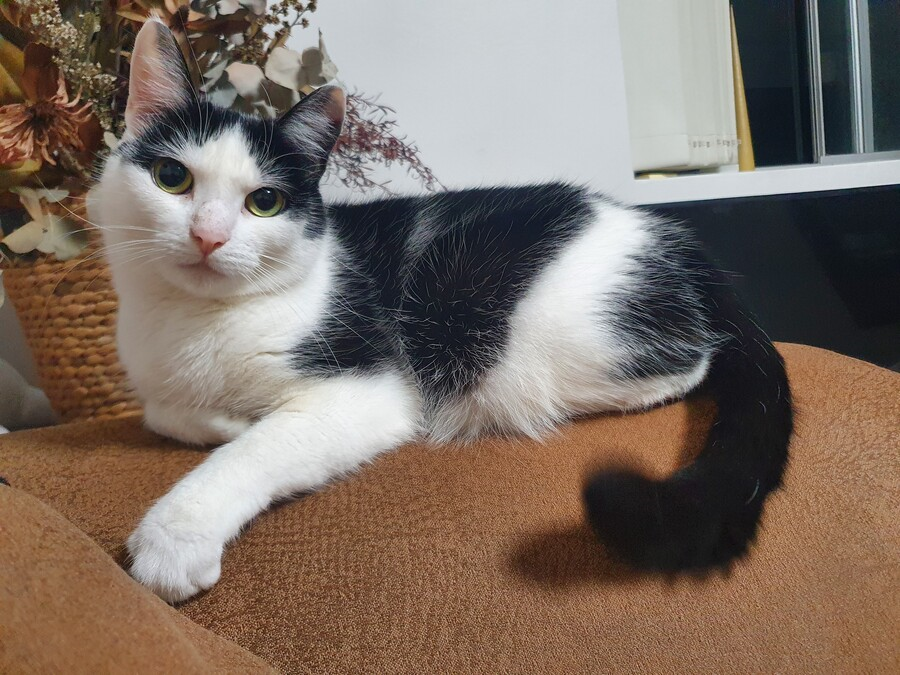
#> input picture HoloExp/Exploration_07_data/cat.png, 900 x 675 px, found by its file name
$ jupyter execute --allow-errors '[E-07]portrait_mode_제출용.ipynb'   (older library calls are emulated)
#> lines starting #> are read from the running program, lines starting #| are printed output that depends on the picture
[cell 1]
import os
import urllib
import cv2
import glob
import numpy as np
from PIL import Image
from pixellib.semantic import semantic_segmentation
from matplotlib import pyplot as plt

# 이미지 불러오기
img_path_cat = os.getenv('HOME')+'/aiffel/human_segmentation/images/cat.png'  #https://bbs.ruliweb.com/community/board/300143/read/55468941 고양이 이미지 출처
img_orig_cat = cv2.imread(img_path_cat)
#> img_orig_cat is the input picture: shape (675, 900, 3); mean B, G, R 100.7, 110.8, 125.3

print(img_orig_cat.shape)
#| (675, 900, 3)
plt.imshow(cv2.cvtColor(img_orig_cat, cv2.COLOR_BGR2RGB))
plt.show()


img_path_ywm = os.getenv('HOME')+'/aiffel/human_segmentation/images/my_ywm.png' #내 사진
img_orig_ywm = cv2.imread(img_path_ywm)
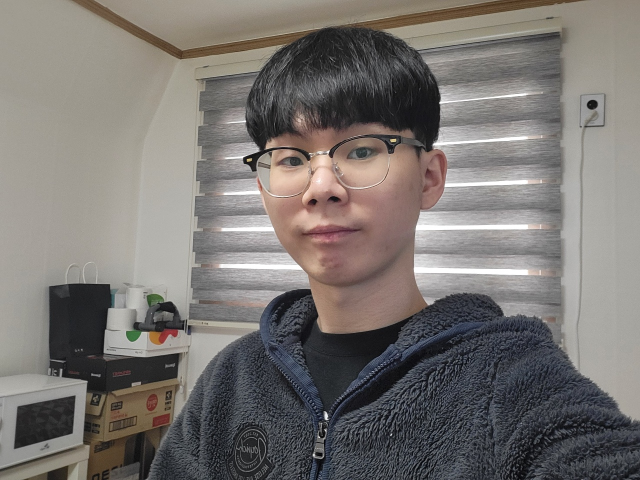
#> input picture HoloExp/Exploration_07_data/my_ywm.png, 1280 x 960 px, found by its file name (shown at 1/2 size)
#> img_orig_ywm is the input picture: shape (960, 1280, 3); mean B, G, R 112.8, 116.1, 120.7

print(img_orig_ywm.shape)
#| (960, 1280, 3)
plt.imshow(cv2.cvtColor(img_orig_ywm, cv2.COLOR_BGR2RGB))
plt.show()


img_path_uni = os.getenv('HOME')+'/aiffel/human_segmentation/images/universe.png'  #http://playwares.com/freegallery/5742615 우주 이미지 출처
img_orig_uni = cv2.imread(img_path_uni)

#원래 크기가 커서 리사이즈 함수로 크기 조정
def img_resize(img_path):
    img = glob.glob(img_path)
    target_size=(1280, 960)
    for img in img:
        old_img=Image.open(img)
        new_img=old_img.resize(target_size,Image.ANTIALIAS)
        new_img.save(img, "png")

img_resize(img_path_uni)

#> (the rest of this cell did not finish here and is left out)

[cell 2]
#PixelLib 모델 다운로드

# 저장할 파일 이름을 결정합니다
model_dir = os.getenv('HOME')+'/aiffel/human_segmentation/models'
model_file = os.path.join(model_dir, 'deeplabv3_xception_tf_dim_ordering_tf_kernels.h5')

# PixelLib가 제공하는 모델의 url입니다
model_url = 'https://github.com/ayoolaolafenwa/PixelLib/releases/download/1.1/deeplabv3_xception_tf_dim_ordering_tf_kernels.h5'

# 다운로드를 시작합니다
urllib.request.urlretrieve(model_url, model_file)
#> (this line was passed over: the network is not available in this run)

#> (a cell that did not finish here is left out)

[cell 4]
# 아래 코드를 이해하지 않아도 좋습니다
# PixelLib에서 그대로 가져온 코드입니다
# 주목해야 할 것은 생상 코드 결과물이예요!
# output 이미지는 BGR순서로 배치되어있고 colormap는 RGB순서이다.
colormap = np.zeros((256, 3), dtype = int)
ind = np.arange(256, dtype=int)

for shift in reversed(range(8)):
    for channel in range(3):
        colormap[:, channel] |= ((ind >> channel) & 1) << shift
    ind >>= 3

colormap[:20]

[cell 5]
#고양이의 색상 코드
print(colormap[8])

#사람의 색상 코드
print(colormap[15])

[cell 6]
#위의 색상 코드는 BRG이므로 RGB에 맞게 순서를 바꿔서 넣어준다.
seg_color_cat = (0, 0, 64)

seg_color_ywm = (128, 128, 192)

#> (a cell that did not finish here is left out)

[cell 8]
img_show_cat = img_orig_cat.copy()
img_show_ywm = img_orig_ywm.copy()

# True과 False인 값을 각각 255과 0으로 바꿔줍니다
#> (the rest of this cell did not finish here and is left out)

[cell 9]
#블러 처리
# (30,30은 blurring kernel size를 뜻합니다
img_orig_blur_cat = cv2.blur(img_orig_cat, (13,13))
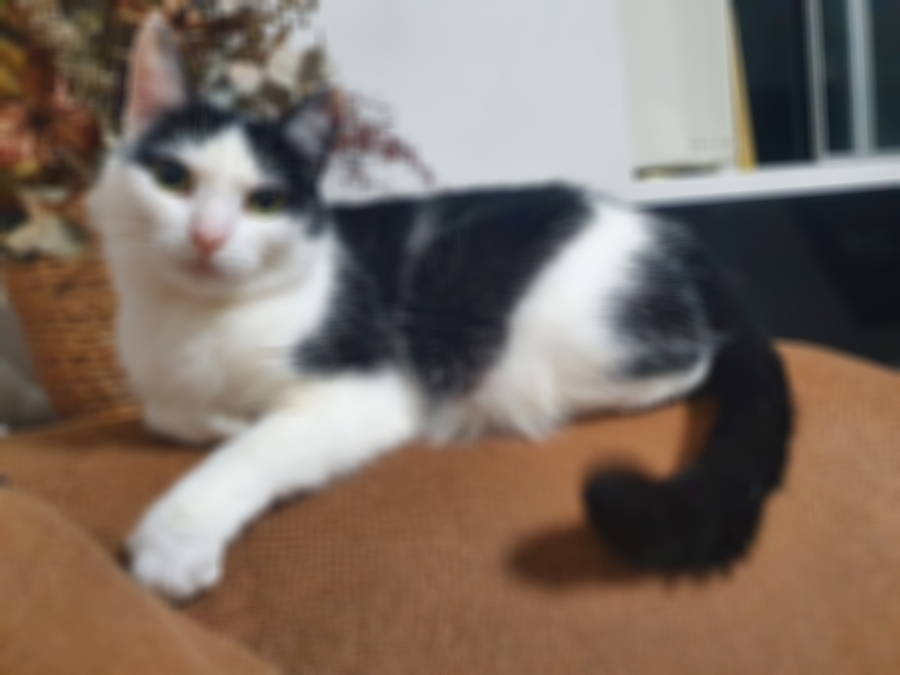
#> img_orig_blur_cat: shape (675, 900, 3); mean B, G, R 100.7, 110.8, 125.3
plt.imshow(cv2.cvtColor(img_orig_blur_cat, cv2.COLOR_BGR2RGB))
plt.show()

img_orig_blur_ywm = cv2.blur(img_orig_ywm, (13,13))
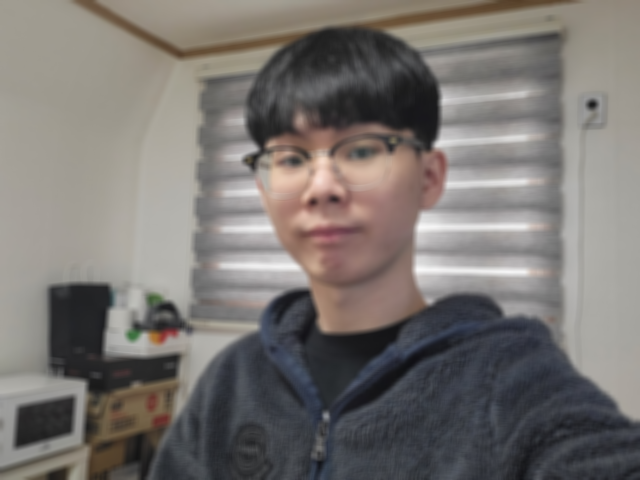
#> img_orig_blur_ywm: shape (960, 1280, 3) (shown at 1/2 size); mean B, G, R 112.8, 116.1, 120.7
plt.imshow(cv2.cvtColor(img_orig_blur_ywm, cv2.COLOR_BGR2RGB))
plt.show()

#> (a cell that did not finish here is left out)

#> (a cell that did not finish here is left out)

[cell 12]
#인물사진에서 문제점 찾기

# 이미지 불러오기
img_path_problem = os.getenv('HOME')+'/aiffel/human_segmentation/images/problem_ex.png'  #http://www.todaysports.co.kr/news/articleView.html?idxno=43164
img_orig_problem = cv2.imread(img_path_problem)
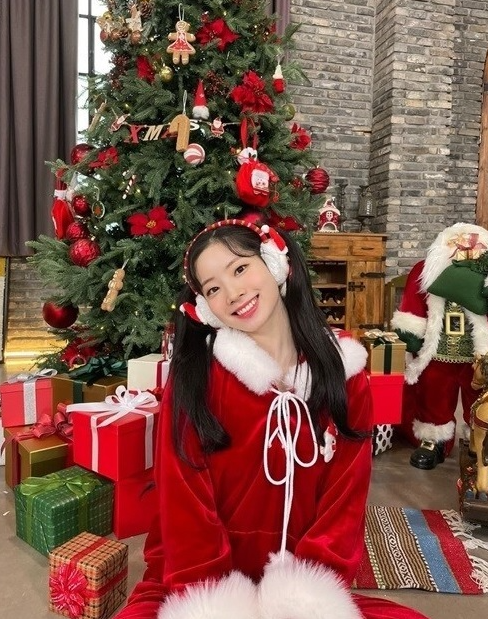
#> input picture HoloExp/Exploration_07_data/problem_ex.png, 488 x 619 px, found by its file name
#> img_orig_problem is the input picture: shape (619, 488, 3); mean B, G, R 72.5, 83.3, 125.2

print(img_orig_problem.shape)
#| (619, 488, 3)
plt.imshow(cv2.cvtColor(img_orig_problem, cv2.COLOR_BGR2RGB))
plt.show()
